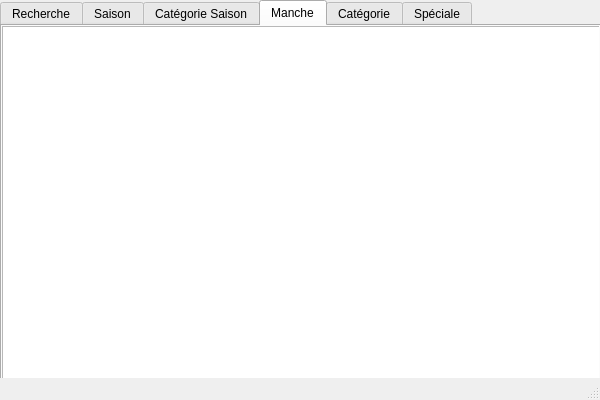
<?xml version="1.0" encoding="UTF-8"?>
<ui version="4.0">
 <class>MainWindow</class>
 <widget class="QMainWindow" name="MainWindow">
  <property name="geometry">
   <rect>
    <x>0</x>
    <y>0</y>
    <width>600</width>
    <height>400</height>
   </rect>
  </property>
  <property name="windowTitle">
   <string>MainWindow</string>
  </property>
  <widget class="QWidget" name="centralwidget">
   <widget class="QTabWidget" name="tabWidget">
    <property name="geometry">
     <rect>
      <x>0</x>
      <y>0</y>
      <width>601</width>
      <height>411</height>
     </rect>
    </property>
    <property name="currentIndex">
     <number>3</number>
    </property>
    <widget class="QWidget" name="tab">
     <attribute name="title">
      <string>Recherche</string>
     </attribute>
     <widget class="QLabel" name="label">
      <property name="geometry">
       <rect>
        <x>30</x>
        <y>40</y>
        <width>61</width>
        <height>21</height>
       </rect>
      </property>
      <property name="font">
       <font>
        <pointsize>12</pointsize>
       </font>
      </property>
      <property name="text">
       <string>Saison</string>
      </property>
     </widget>
     <widget class="QLabel" name="label_2">
      <property name="geometry">
       <rect>
        <x>30</x>
        <y>110</y>
        <width>61</width>
        <height>21</height>
       </rect>
      </property>
      <property name="font">
       <font>
        <pointsize>12</pointsize>
       </font>
      </property>
      <property name="text">
       <string>Manche</string>
      </property>
     </widget>
     <widget class="QLabel" name="label_3">
      <property name="geometry">
       <rect>
        <x>30</x>
        <y>180</y>
        <width>61</width>
        <height>21</height>
       </rect>
      </property>
      <property name="font">
       <font>
        <pointsize>12</pointsize>
       </font>
      </property>
      <property name="text">
       <string>Speciale</string>
      </property>
     </widget>
     <widget class="QPushButton" name="pushButton">
      <property name="geometry">
       <rect>
        <x>220</x>
        <y>80</y>
        <width>81</width>
        <height>18</height>
       </rect>
      </property>
      <property name="text">
       <string>Chercher</string>
      </property>
     </widget>
     <widget class="QLineEdit" name="saison">
      <property name="geometry">
       <rect>
        <x>30</x>
        <y>80</y>
        <width>151</width>
        <height>20</height>
       </rect>
      </property>
     </widget>
     <widget class="QLineEdit" name="manche">
      <property name="geometry">
       <rect>
        <x>30</x>
        <y>150</y>
        <width>151</width>
        <height>20</height>
       </rect>
      </property>
     </widget>
     <widget class="QLineEdit" name="speciale">
      <property name="geometry">
       <rect>
        <x>30</x>
        <y>220</y>
        <width>151</width>
        <height>20</height>
       </rect>
      </property>
     </widget>
     <widget class="QPushButton" name="pushButton_2">
      <property name="geometry">
       <rect>
        <x>220</x>
        <y>150</y>
        <width>81</width>
        <height>18</height>
       </rect>
      </property>
      <property name="text">
       <string>Chercher</string>
      </property>
     </widget>
     <widget class="QPushButton" name="pushButton_3">
      <property name="geometry">
       <rect>
        <x>220</x>
        <y>220</y>
        <width>81</width>
        <height>18</height>
       </rect>
      </property>
      <property name="text">
       <string>Chercher</string>
      </property>
     </widget>
    </widget>
    <widget class="QWidget" name="tab_2">
     <attribute name="title">
      <string>Saison</string>
     </attribute>
     <widget class="QTableWidget" name="tableWidget">
      <property name="geometry">
       <rect>
        <x>-5</x>
        <y>1</y>
        <width>601</width>
        <height>381</height>
       </rect>
      </property>
     </widget>
    </widget>
    <widget class="QWidget" name="tab_6">
     <attribute name="title">
      <string>Catégorie Saison</string>
     </attribute>
     <widget class="QTableWidget" name="tableWidget_5">
      <property name="geometry">
       <rect>
        <x>0</x>
        <y>0</y>
        <width>601</width>
        <height>371</height>
       </rect>
      </property>
     </widget>
    </widget>
    <widget class="QWidget" name="tab_3">
     <attribute name="title">
      <string>Manche</string>
     </attribute>
     <widget class="QTableWidget" name="tableWidget_2">
      <property name="geometry">
       <rect>
        <x>0</x>
        <y>0</y>
        <width>601</width>
        <height>381</height>
       </rect>
      </property>
     </widget>
    </widget>
    <widget class="QWidget" name="tab_5">
     <attribute name="title">
      <string>Catégorie</string>
     </attribute>
     <widget class="QTableWidget" name="tableWidget_4">
      <property name="geometry">
       <rect>
        <x>0</x>
        <y>0</y>
        <width>601</width>
        <height>381</height>
       </rect>
      </property>
     </widget>
    </widget>
    <widget class="QWidget" name="tab_4">
     <attribute name="title">
      <string>Spéciale</string>
     </attribute>
     <widget class="QTableWidget" name="tableWidget_3">
      <property name="geometry">
       <rect>
        <x>0</x>
        <y>0</y>
        <width>601</width>
        <height>381</height>
       </rect>
      </property>
     </widget>
    </widget>
   </widget>
  </widget>
  <widget class="QStatusBar" name="statusbar"/>
 </widget>
 <resources/>
 <connections/>
</ui>
